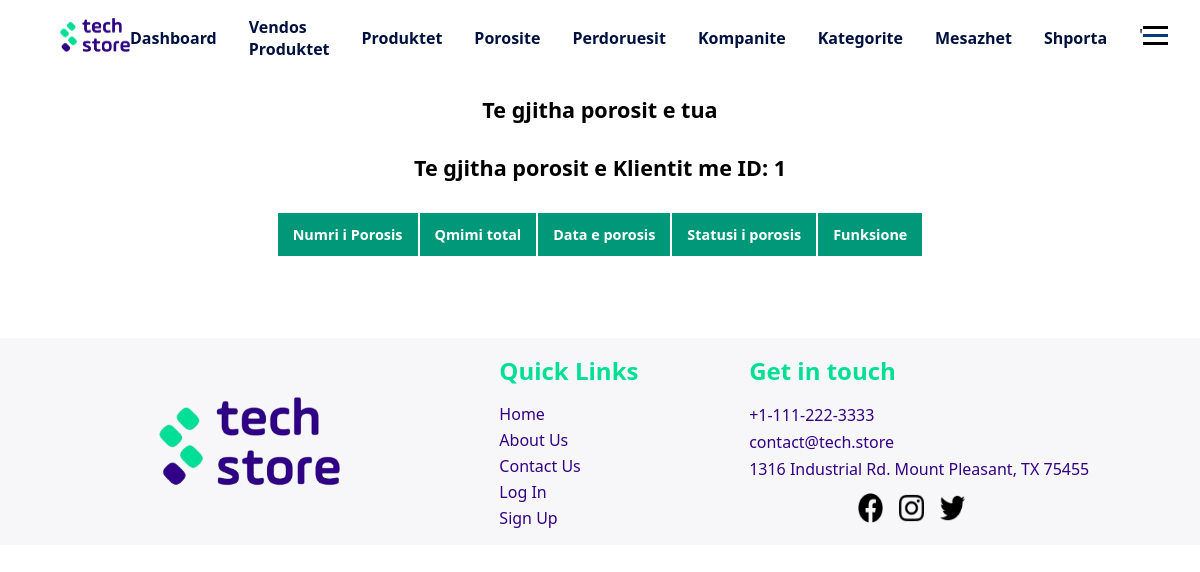
The app's page /php/userPages/porosit.php?userID=1 (signed in), older data.
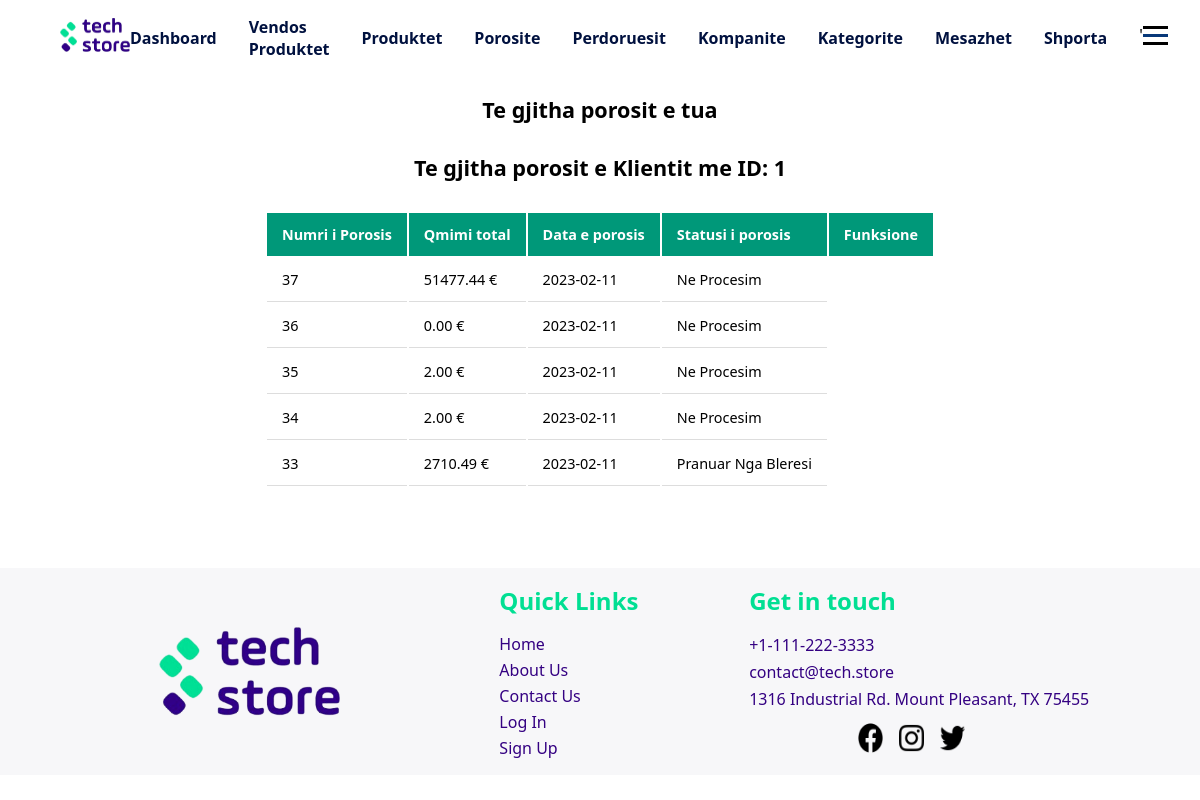
The same page, newer data.
### tables this page shows
CREATE TABLE `porosit` (
  `nrPorosis` int(11) NOT NULL,
  `idKlienti` int(11) DEFAULT NULL,
  `dataPorosis` date NOT NULL DEFAULT current_timestamp(),
  `TotaliPorosis` decimal(10, 2) NOT NULL,
  `statusiPorosis` varchar(30) NOT NULL DEFAULT 'Ne Procesim'
);

### php/db/dbcon.php (called while the page is built)
<?php
class dbCon
{
    private $conn = '';
    private $hostiIDB = 'localhost';
    private $emriDB = 'techstoredb';
    private $dbUsername = 'root';
    private $dbPass = '';
    public function connDB()
    {
        try {
            $this->conn = new PDO(
                "mysql:host=$this->hostiIDB;dbname=$this->emriDB", $this->dbUsername, $this->dbPass,
                [PDO::ATTR_DEFAULT_FETCH_MODE => PDO::FETCH_ASSOC]
            );
        } catch (PDOException $pdoe) {
            die("Nuk mund të lidhej me bazën e të dhënave {$this->emriDB} :" . $pdoe->getMessage());
        }
        return $this->conn;
    }
}
?>

### php/CRUD/porosiaCRUD.php (the view, shortened to what this page needs)
<?php
require_once('../db/dbcon.php');
class porosiaCRUD extends dbCon
{
    private $userID;
    private $dbConn;
    public function __construct($porosiaID = '', $produktiID = '', $userID = '', $emriKlientit = '', $mbiemriKlientit = '', $emailKlientit = '', $nrKontaktit = '', $qyteti = '', $adresaKlientit = '', $dataPorosis = '', $qmimiProd = '', $sasiaPorositur = '', $qmimiTotal = '', $statusiPorosis = '')
    {
        $this->userID = $userID;
        $this->dbConn = $this->connDB();
    }
    public function setUserID($userID)
    {
        $this->userID = $userID;
    }
    public function shfaqPorositEKlientit()
    {
        try {
            $sql = "SELECT * from porosit p  where p.idKlienti = ? ORDER BY nrPorosis DESC";
            $stm = $this->dbConn->prepare($sql);
            $stm->execute([$this->userID]);
            ?>
            <table>
                <tr>
                    <th>Numri i Porosis</th>
                    <th>Qmimi total</th>
                    <th>Data e porosis</th>
                    <th>Statusi i porosis</th>
                    <th>Funksione</th>
                </tr>
                <?php
                foreach ($stm as $porosia) {
                    ?>
                    <tr>
                        <td>
                            <?php echo $porosia['nrPorosis'] ?>
                        </td>
                        <td>
                            <?php echo $porosia['TotaliPorosis'] ?> €
                        </td>
                        <td>
                            <?php echo $porosia['dataPorosis'] ?>
                        </td>
                        <td>
                            <?php echo $porosia['statusiPorosis'] ?>
                        </td>
                    </tr>
                    <?php
                }
                ?>
            </table>
            <?php
        } catch (Exception $e) {
            return $e->getMessage();
        }
    }
}
?>

### php/userPages/porosit.php (shortened to what this page needs)
<?php
require_once('../CRUD/porosiaCRUD.php');
$porosiaCRUD = new porosiaCRUD();
?>
<!DOCTYPE html>
<html lang="en">
<head>
  <link rel="stylesheet" href="../../css/adminDashboard.css" />
  <link rel="stylesheet" href="../../css/mesazhetStyle.css" />
</head>
<body>
  <?php include '../design/header.php' ?>
  <div class="containerDashboardP">
    <?php
    if (isset($_GET['produktID'])) {
      $porosiaCRUD->setProduktiID($_GET['produktID']);
      echo '<h2>Te gjitha porosit e Produktit me ID: ' . $_GET['produktID'] . '</h2>';
      $porosiaCRUD->shfaqPorositSipasProduktit();
    } else {
      if (isset($_SESSION['userID'])) {
        $porosiaCRUD->setUserID($_SESSION['userID']);
        echo '<h2>Te gjitha porosit e tua</h2>';
      }
      if (isset($_GET['userID'])) {
        $porosiaCRUD->setUserID($_GET['userID']);
        echo '<h2>Te gjitha porosit e Klientit me ID: ' . $_GET['userID'] . '</h2>';
      }
      $porosia = $porosiaCRUD->shfaqPorositEKlientit();
    }
    ?>
  </div>
  <?php
  include '../design/footer.php';
  include('../funksione/importimiScriptave.php') ?>
</body>
</html>

### php/design/header.php (shortened to what this page needs)
<!DOCTYPE html>
<html lang="en">
<head>
    <link rel="stylesheet" href="../../css/header.css" />
</head>
<body>
    <header>
        <nav class="nav">
            <a class="logo" href="../pages/index.php"><img src="../../img/web/techstoreLogoWhiteSquare.png" alt=""></a>
            <ul class="nav-links">
                <?php
                if ($_SESSION['aksesi'] != 0) {
                    echo '
                        <li class="nav-item">
                        <a href="../userPages/userDashboard.php">Dashboard</a>
                        <span class="line"></span>
                    </li>
                    <li class="nav-item">
                        <a href="../admin/shtoProdukt.php">Vendos Produktet</a>
                        <span class="line"></span>
                    </li>
                    <li class="nav-item">
                        <a href="../admin/produktet.php">Produktet</a>
                        <span class="line"></span>
                    </li>
                    <li class="nav-item">
                        <a href="../admin/porositNgaKlientet.php">Porosite</a>
                        <span class="line"></span>
                    </li>
                    <li class="nav-item">
                        <a href="../admin/perdoruesit.php">Perdoruesit</a>
                        <span class="line"></span>
                    </li>
                    <li class="nav-item">
                        <a href="../admin/kompanit.php">Kompanite</a>
                        <span class="line"></span>
                    </li>
                    <li class="nav-item">
                        <a href="../admin/kategorit.php">Kategorite</a>
                        <span class="line"></span>
                    </li>
                    <li class="nav-item">
                        <a href="../admin/shfaqMesazhet.php">Mesazhet</a>
                        <span class="line"></span>
                    </li>';
                }
                ?>
                <li class="nav-item">
                    <a href="../pages/shporta.php">Shporta</a>
                </li>'
            </ul>
            <div class="hamburger">
                <span class="hamIkona"></span>
                <span class="hamIkona"></span>
                <span class="hamIkona"></span>
            </div>
        </nav>
    </header>
</body>
</html>

### php/design/footer.php (shortened to what this page needs)
<!DOCTYPE html>
<html lang="en">
<head>
  <link rel="stylesheet" href="../../css/footer.css">
</head>
<body>
  <footer>
    <div class="footer">
      <div class="footer-logo">
        <img src="../../img/web/techstoreLogoWhiteSquare.png" alt="">
      </div>
      <div class="footer-nav">
        <h2 class="footer-nav-title">Quick Links</h2>
        <ul>
          <li><a href="../pages/index.php">Home</a></li>
          <li><a href="../pages/aboutUs.php">About Us</a></li>
          <li><a href="../pages/contactForm.php">Contact Us</a></li>
          <li><a href="../pages/login.php">Log In</a></li>
          <li><a href="../pages/signup.php">Sign Up</a></p>
        </ul>
      </div>
      <div class="footer-contact">
        <h2 class="footer-nav-title">Get in touch</h2>
        <ul>
          <li><a href="tel:+11112223333">+1-111-222-3333</a></li>
          <li><a href="mailto:contact@tech.store">contact@tech.store</a></li>
          <li>1316 Industrial Rd. Mount Pleasant, TX 75455</li>
        </ul>
        <div class="footer-social-icons">
          <a href="https://facebook.com"><img src="../../img/web/social-link-icons/facebook.png" alt=""></a>
          <a href="https://instagram.com"><img src="../../img/web/social-link-icons/instagram.png" alt=""></a>
          <a href="https://twitter.com"><img src="../../img/web/social-link-icons/twitter.png" alt=""></a>
        </div>
      </div>
    </div>
  </footer>
</body>
</html>

### css/adminDashboard.css (style rules this page uses)
.containerDashboardP { display: flex; justify-content: center; align-items: center; margin: 25px 0; font-size: 0.9em; min-width: 400px; flex-direction: column; gap: 2em; flex-wrap: wrap; }
.containerDashboardP tr th { background-color: #009879; color: #ffffff; text-align: left; font-weight: bold; }
.containerDashboardP th, .containerDashboardP td { padding: 12px 15px; }
.containerDashboardP tr td { border-bottom: 1px solid #dddddd; }
img { width: 25px; }

### css/header.css (style rules this page uses)
header { position: sticky; top: 0; width: 100%; padding: 0 5%; display: flex; justify-content: space-evenly; align-items: center; background-color: white; z-index: 2000; }
.nav { display: flex; align-items: center; width: 100%; min-height: 70px; justify-content: space-between; }
.nav ul li { display: flex; justify-content: center; align-items: center; position: relative; }
.logo img { width: 70px; aspect-ratio: 3/2; object-fit: contain; }
.nav-links { display: flex; align-items: center; justify-content: center; gap: 2em; }
.nav-links a { color: #00113f; font-weight: 600; }
.hamburger { display: block; cursor: pointer; }
.hamIkona { display: block; width: 25px; height: 3px; margin: 5px auto; -webkit-transition: all 0.3s ease; transition: all 0.3s ease; background-color: black; }
.hamIkona:nth-child(2) { background-color: #073879; }

### css/footer.css (style rules this page uses)
footer { display: flex; flex-direction: column; align-items: center; flex-wrap: wrap; background-color: #f7f7f9; margin-top: 5em; }
.footer { display: flex; justify-content: space-evenly; align-items: center; flex-wrap: wrap; width: 100%; height: fit-content; margin-top: 1em; margin-bottom: 1em; }
.footer-logo { display: flex; justify-content: center; align-items: center; }
.footer-logo img { width: 65%; aspect-ratio: 3/2; object-fit: contain; margin-top: 1em; margin-bottom: 1em; }
.footer-nav { display: flex; flex-direction: column; }
.footer-nav-title { color: #01df93; margin-bottom: 0.5em; }
.footer-nav li, a { list-style: none; color: #340182; padding-top: 4px; }
.footer-contact { display: flex; flex-direction: column; }
.footer-contact li, a { list-style: none; color: #340182; padding-top: 5px; }
.footer-social-icons { display: flex; align-items: center; justify-content: center; flex-wrap: wrap; margin-right: 2em; }
.footer-social-icons img { margin-top: 0.5em; margin-left: 1em; height: 30px; }

Row changes from the older to the newer data that the page shows:
added porosit: nrPorosis "37", TotaliPorosis "51477.44", dataPorosis "2023-02-11", statusiPorosis "Ne Procesim"
added porosit: nrPorosis "36", TotaliPorosis "0.00", dataPorosis "2023-02-11", statusiPorosis "Ne Procesim"
added porosit: nrPorosis "35", TotaliPorosis "2.00", dataPorosis "2023-02-11", statusiPorosis "Ne Procesim"
added porosit: nrPorosis "34", TotaliPorosis "2.00", dataPorosis "2023-02-11", statusiPorosis "Ne Procesim"
added porosit: nrPorosis "33", TotaliPorosis "2710.49", dataPorosis "2023-02-11", statusiPorosis "Pranuar Nga Bleresi"
